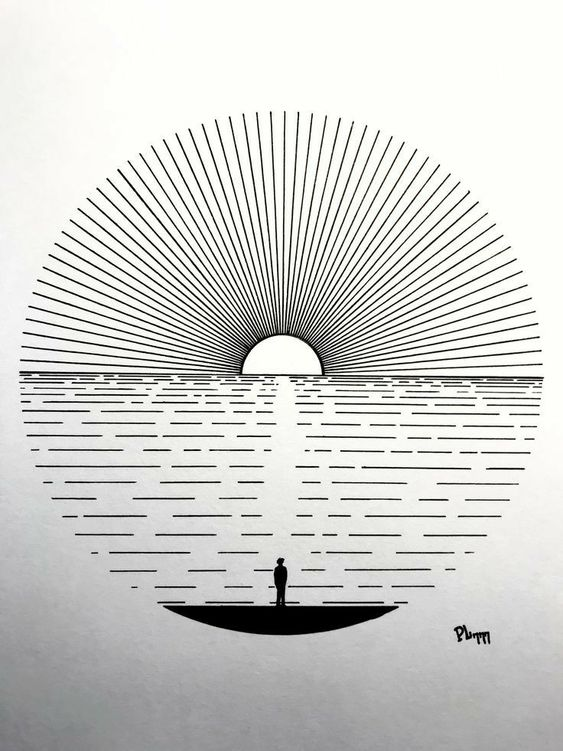
%> input picture PracticaNo5/atardecer.jpg, 563 x 751 px
$ octave PracicaNo5.m   (GNU Octave 9; MATLAB toolbox functions it lacks are replaced by stand-ins)
%> lines starting %> are read from the running program, lines starting %| are printed output that depends on the picture
clc;
clear all;
close all;

img_1 = imread('atardecer.jpg');
%> img_1 is the input picture: size 751x563x3 uint8; mean R, G, B 210.1, 210.6, 207.4
img_2 = imread('espacion.jpg');
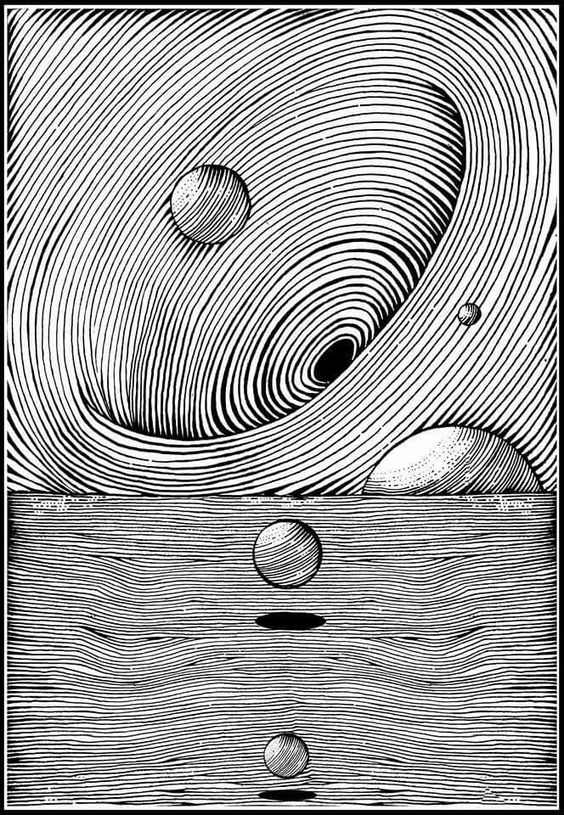
%> input picture PracticaNo5/espacion.jpg, 564 x 815 px
%> img_2 is the input picture: size 815x564x3 uint8; min 0, max 255, mean 162.2
img_3 = imread('paisaje.jpg');
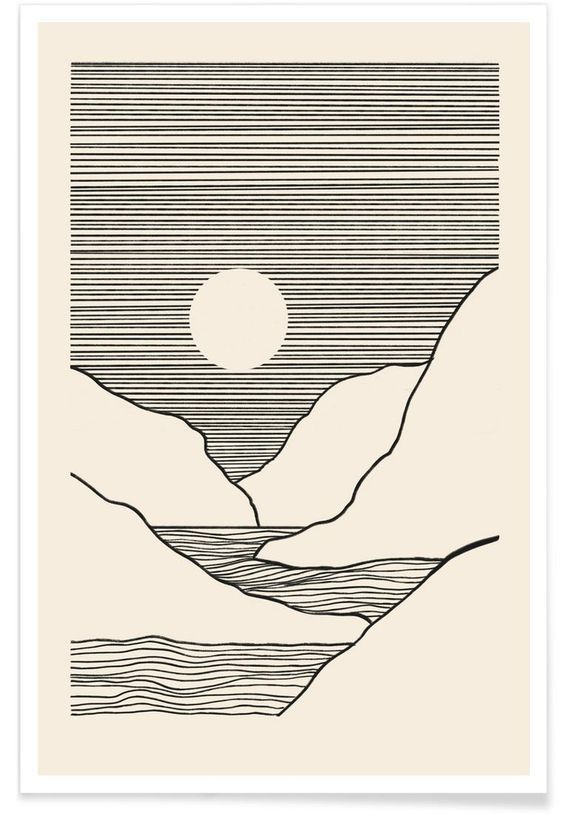
%> input picture PracticaNo5/paisaje.jpg, 564 x 814 px
%> img_3 is the input picture: size 814x564x3 uint8; mean R, G, B 217.6, 211.8, 201.3

scale = 0.7;  % Reducción de tamaño al 50%

img_1_rz = imresize(img_1, scale);
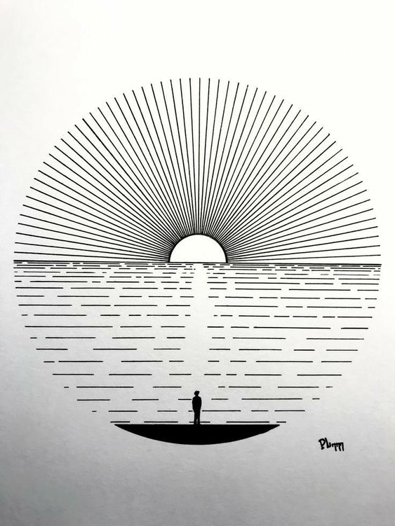
%> img_1_rz: size 526x395x3 uint8; mean R, G, B 210, 210.5, 207.4
img_1_rzNA = imresize(img_1, scale,'Antialiasing',false);
img_1_nearest = imresize(img_1, scale, 'nearest');
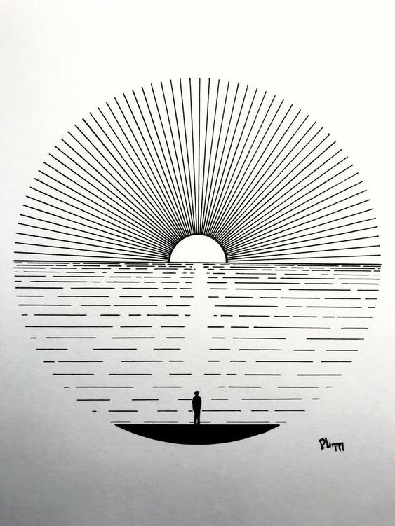
%> img_1_nearest: size 526x395x3 uint8; mean R, G, B 210.5, 211, 207.9
img_1_bilinear = imresize(img_1, scale, 'bilinear');
img_1_bicubic = imresize(img_1, scale, 'bicubic');
img_1_lanczos3 = imresize(img_1, scale, 'lanczos3');

img_2_rz = imresize(img_2, scale);
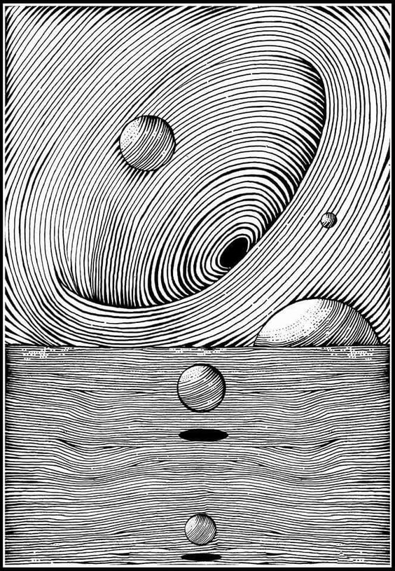
%> img_2_rz: size 571x395x3 uint8; min 0, max 255, mean 162
img_2_rzNA = imresize(img_2, scale,'Antialiasing',false);
img_2_nearest = imresize(img_2, scale, 'nearest');
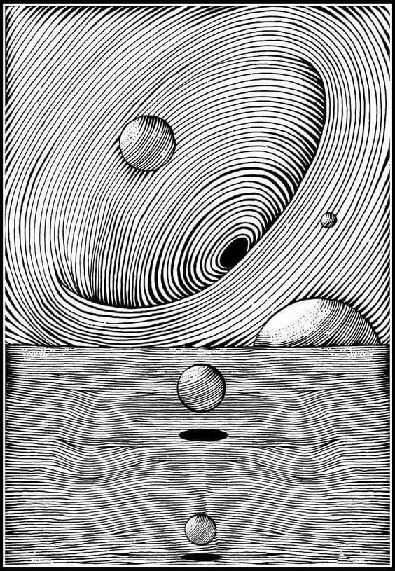
%> img_2_nearest: size 571x395x3 uint8; min 0, max 255, mean 162.4
img_2_bilinear = imresize(img_2, scale, 'bilinear');
img_2_bicubic = imresize(img_2, scale, 'bicubic');
img_2_lanczos3 = imresize(img_2, scale, 'lanczos3');

img_3_rz = imresize(img_3, scale);
img_3_rzNA = imresize(img_3, scale,'Antialiasing',false);
img_3_nearest = imresize(img_3, scale, 'nearest');
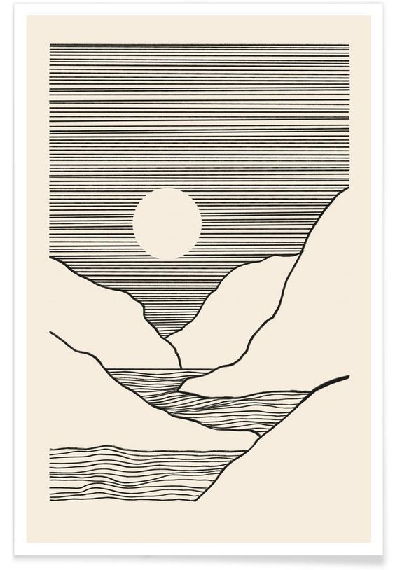
%> img_3_nearest: size 570x395x3 uint8; mean R, G, B 217.1, 211.3, 200.8
img_3_bilinear = imresize(img_3, scale, 'bilinear');
img_3_bicubic = imresize(img_3, scale, 'bicubic');
img_3_lanczos3 = imresize(img_3, scale, 'lanczos3');

% ///////////////////////////////////////////////////////////////////////////////////////////
% ---------- Imprimir imagen Número 1
% ///////////////////////////////////////////////////////////////////////////////////////////

figure(1);
imshow(img_1);
title('Imagen Original');

figure(2);
subplot(1, 2, 1);
imshow(img_1_rz);
title('Imagen redimencionada 70%');

subplot(1, 2, 2);
imshow(img_1_rzNA);
title('Imagen RZ 70% sin Antialiasing');

figure(3);
subplot(1, 2, 1);
imshow(img_1_nearest);
title('Interpolación nearest');

%figure();
subplot(1, 2, 2);
imshow(img_1_bilinear);
title('Interpolación Bilineal');

figure(4);
subplot(1, 2, 1);
imshow(img_1_bicubic);
title('Interpolación Bicúbica');

%figure();
subplot(1, 2, 2);
imshow(img_1_lanczos3);
title('Interpolación Lanczos-3');

% ///////////////////////////////////////////////////////////////////////////////////////////
% ---------- Imprimir imagen Número 2
% ///////////////////////////////////////////////////////////////////////////////////////////

figure(5);
imshow(img_2);
title('Imagen Original');

figure(6);
subplot(1, 2, 1);
imshow(img_2_rz);
title('Imagen redimencionada 70%');

subplot(1, 2, 2);
imshow(img_2_rzNA);
title('Imagen RZ 70% sin Antialiasing');

figure(7);
subplot(1, 2, 1);
imshow(img_2_nearest);
title('Interpolación nearest');

%figure();
subplot(1, 2, 2);
imshow(img_2_bilinear);
title('Interpolación Bilineal');

figure(8);
subplot(1, 2, 1);
imshow(img_2_bicubic);
title('Interpolación Bicúbica');

%figure();
subplot(1, 2, 2);
imshow(img_2_lanczos3);
title('Interpolación Lanczos-3');

% ///////////////////////////////////////////////////////////////////////////////////////////
% ---------- Imprimir imagen Número 2
% ///////////////////////////////////////////////////////////////////////////////////////////

figure(9);
imshow(img_2);
title('Imagen Original');

figure(10);
subplot(1, 2, 1);
imshow(img_2_rz);
title('Imagen redimencionada 70%');

subplot(1, 2, 2);
imshow(img_2_rzNA);
title('Imagen RZ 70% sin Antialiasing');

figure(11);
subplot(1, 2, 1);
imshow(img_2_nearest);
title('Interpolación nearest');

%figure();
subplot(1, 2, 2);
imshow(img_2_bilinear);
title('Interpolación Bilineal');

figure(12);
subplot(1, 2, 1);
imshow(img_2_bicubic);
title('Interpolación Bicúbica');

%figure();
subplot(1, 2, 2);
imshow(img_2_lanczos3);
title('Interpolación Lanczos-3');
